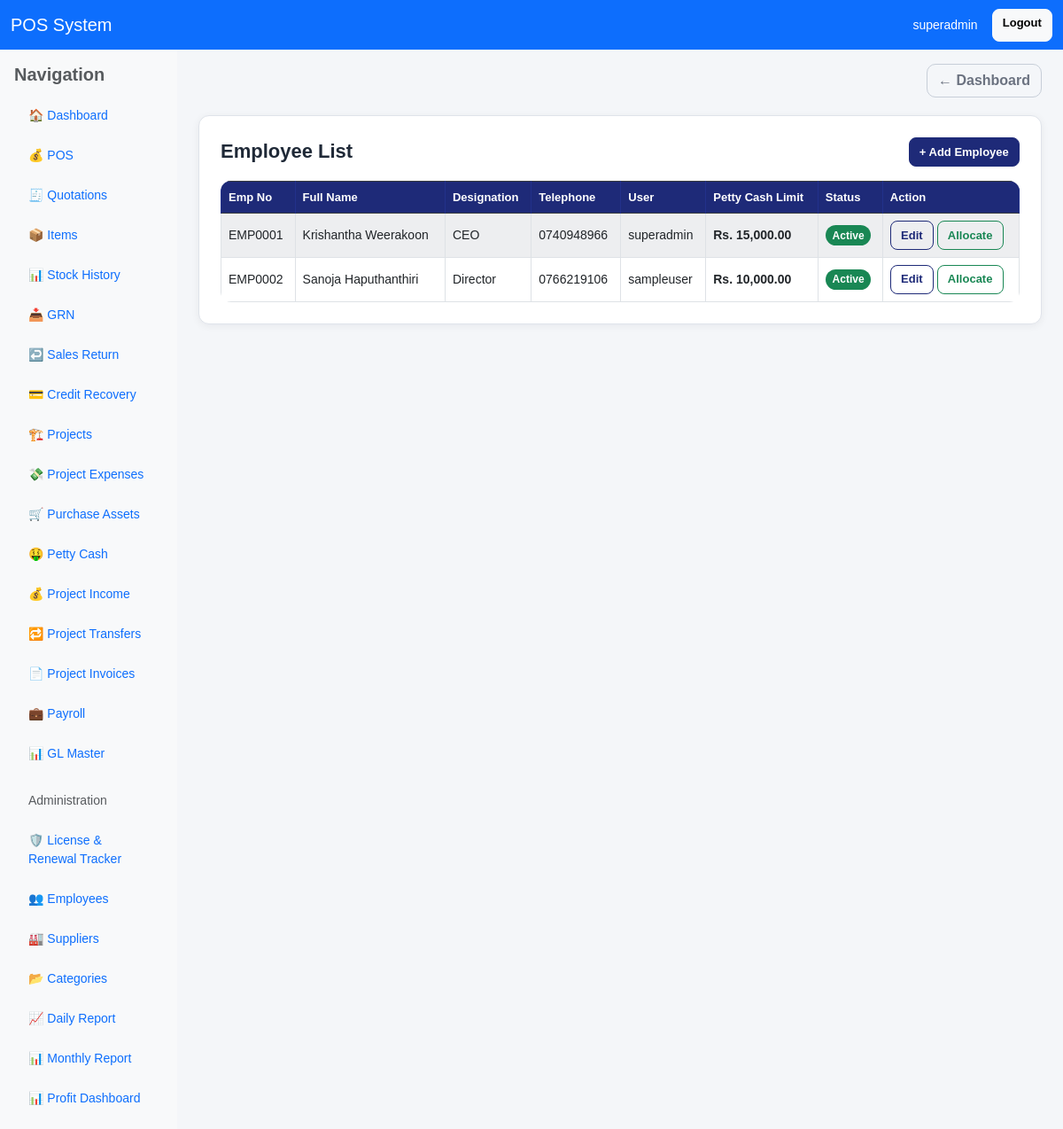
Before: /employees/ (signed in) with the older database file.
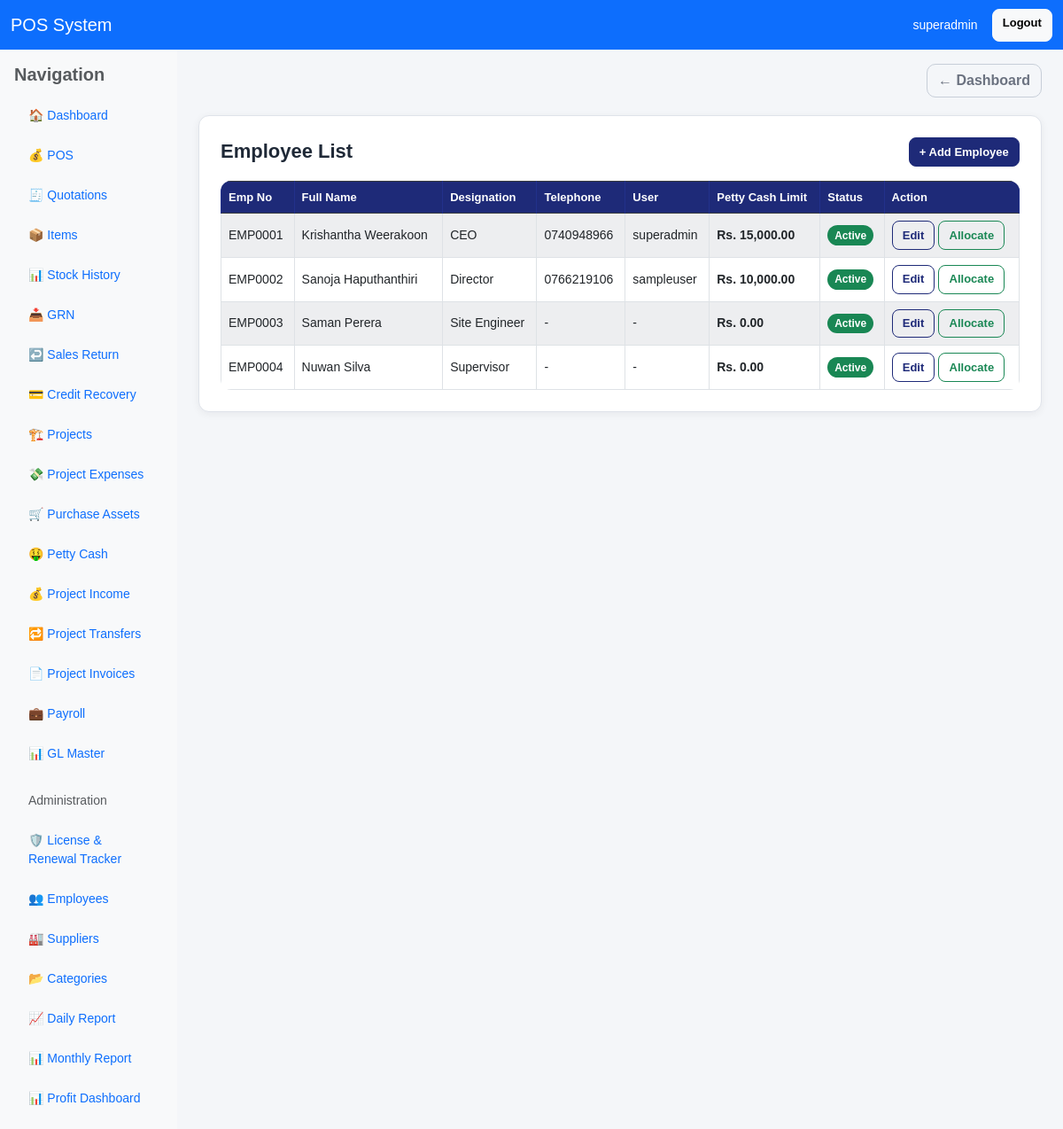
After: the same page with the newer database file.
### pos/models.py (models this page shows, shortened)
class Employee(models.Model):
    EMPLOYMENT_TYPE_CHOICES = [
        ("permanent", "Permanent"),
        ("executive", "Executive"),
        ("contract", "Contract"),
        ("daily_labour", "Daily Labour"),
    ]
    user = models.ForeignKey(User, on_delete=models.SET_NULL, null=True, blank=True, related_name="employee_profile")
    emp_no = models.CharField(max_length=30, unique=True, blank=True, null=True)
    full_name = models.CharField(max_length=255)
    nic = models.CharField(max_length=20, blank=True, null=True)
    employee_category = models.CharField(max_length=100, blank=True, null=True)
    designation = models.CharField(max_length=100, blank=True, null=True)
    department = models.CharField(max_length=100, blank=True, null=True)
    basic_salary = models.DecimalField(max_digits=14, decimal_places=2, default=0)
    daily_rate = models.DecimalField(max_digits=14, decimal_places=2, default=0)
    employment_type = models.CharField(max_length=30, choices=EMPLOYMENT_TYPE_CHOICES, default="permanent")
    epf_etf_applicable = models.BooleanField(default=True)
    bank_name = models.CharField(max_length=255, blank=True, null=True)
    bank_account_no = models.CharField(max_length=50, blank=True, null=True)
    address = models.TextField(blank=True, null=True)
    tel = models.CharField(max_length=30, blank=True, null=True)
    petty_cash_limit = models.DecimalField(max_digits=12, decimal_places=2, default=0)
    is_active = models.BooleanField(default=True)
    created_at = models.DateTimeField(auto_now_add=True)
    class Meta:
        ordering = ["emp_no", "full_name"]

### pos/views.py (the view)
# urls.py: path('employees/', views.employee_list, name='employee_list'),
@user_passes_test(is_owner)
def employee_list(request):
    employees = Employee.objects.select_related("user").order_by("emp_no")
    return render(request, "pos/employee_list.html", {
        "employees": employees,
    })

### pos/templatetags/currency_filters.py (called while the page is built)
@register.filter
def money(value):
    try:
        if value in (None, ""):
            value = Decimal("0")
        value = Decimal(str(value))
        symbol = getattr(settings, 'CURRENCY_SYMBOL', '$')
        return f"{symbol} {value:,.2f}"
    except (InvalidOperation, ValueError, TypeError):
        symbol = getattr(settings, 'CURRENCY_SYMBOL', '$')
        return f"{symbol} 0.00"

### pos/views.py (called while the page is built)
def is_owner(user):
    return user.is_superuser or user.groups.filter(name__iexact="Owner").exists()

### pos/templates/pos/employee_list.html (shortened to what this page needs)
{% extends "base.html" %}
{% load currency_filters %}
{% block content %}
<div class="card p-3 p-md-4">
    <div class="app-card-header">
        <h4 class="app-page-title">Employee List</h4>
        <div>
            <a href="{% url 'add_employee' %}" class="btn btn-primary btn-sm">+ Add Employee</a>
        </div>
    </div>
    <div class="table-responsive">
        <table class="table table-bordered table-striped bg-white align-middle">
            <thead class="table-dark">
                <tr>
                    <th>Emp No</th>
                    <th>Full Name</th>
                    <th>Designation</th>
                    <th>Telephone</th>
                    <th>User</th>
                    <th>Petty Cash Limit</th>
                    <th>Status</th>
                    <th>Action</th>
                </tr>
            </thead>
            <tbody>
                {% for employee in employees %}
                <tr>
                    <td>{{ employee.emp_no }}</td>
                    <td>{{ employee.full_name }}</td>
                    <td>{{ employee.designation|default:"-" }}</td>
                    <td>{{ employee.tel|default:"-" }}</td>
                    <td>{% if employee.user %}{{ employee.user.username }}{% else %}-{% endif %}</td>
                    <td class="text-money">{{ employee.petty_cash_limit|money }}</td>
                    <td>
                        {% if employee.is_active %}
                            <span class="badge bg-success">Active</span>
                        {% else %}
                            <span class="badge bg-danger">Inactive</span>
                        {% endif %}
                    </td>
                    <td>
                        <a href="{% url 'edit_employee' employee.id %}" class="btn btn-sm btn-outline-primary">Edit</a>
                        <a href="{% url 'labour_allocation_add' %}" class="btn btn-sm btn-outline-success">Allocate</a>
                    </td>
                </tr>
                {% empty %}
                <tr>
                    <td colspan="8" class="text-center">No employees found</td>
                </tr>
                {% endfor %}
            </tbody>
        </table>
    </div>
</div>
{% endblock %}

Changed rows visible on the page:
added Employee: emp_no "EMP0003", full_name "Saman Perera", designation "Site Engineer", tel "-", petty_cash_limit "Rs. 0.00", is_active "Active"
added Employee: emp_no "EMP0004", full_name "Nuwan Silva", designation "Supervisor", tel "-", petty_cash_limit "Rs. 0.00", is_active "Active"
